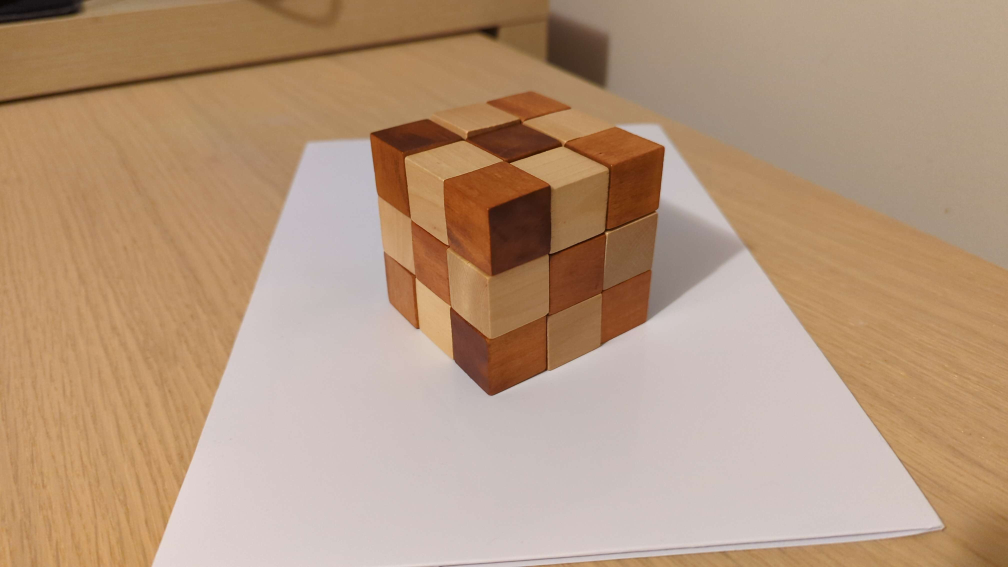
#> input picture calib1.jpg, 4032 x 2268 px (shown at 1/4 size)
$ jupyter execute DLT-Camera-Calibration.ipynb
#> lines starting #> are read from the running program, lines starting #| are printed output that depends on the picture
# Computer Vision: Camera Calibration by DLT Algorithm
### Tristan Smith

This is a demonstration of the Direct Linear Transform (DLT) algorithm for recovering the calibration matrix for a camera given an image and some reference points within the scene. It finds a mapping between points in the world and points in the camera's image output, according to a local coordinate system. This and similar techniques have applications in **augmented reality**, **image correction**, **forensic analysis** and more.

[cell 1]
import numpy as np
from PIL import Image
import matplotlib.pyplot as plt
import cv2

We will be recovering (approximately) the calibration matrix for the camera used to take the below image of a blocks puzzle. The calibration matrix contains information like the camera's position, orientation and focal length relative to a coordinate system of our choosing.

Here, a convenient choice would be to have our coordinates align with the faces of the blocks puzzle, where one cube of the puzzle is one unit of volume in the world. Let's make the bottom corner closest to us the origin. The edges coming out of that point from left to right will be on the X, Y and Z axes respectively.

Below are 3 pairs of control points. The points must be non co-planar, so they give enough information to recover all degrees of freedom for our camera.

[cell 2]
# Load and plot the image and control points
I = Image.open('calib1.jpg');
#> I is the input picture: PIL image 4032x2268 RGB; mean R, G, B 181.6, 151.7, 126
cpoints_i = np.array([[2190,1488],[2655,588],[1479,534],[1803,1233],[2118,363],[1953,837]])#np.load("calibration_points.npy")
fig_cp = plt.figure(figsize=(10,10))
plt.scatter(cpoints_i[:,0],cpoints_i[:,1],marker="x",color="cyan")
plt.imshow(I)
plt.show()
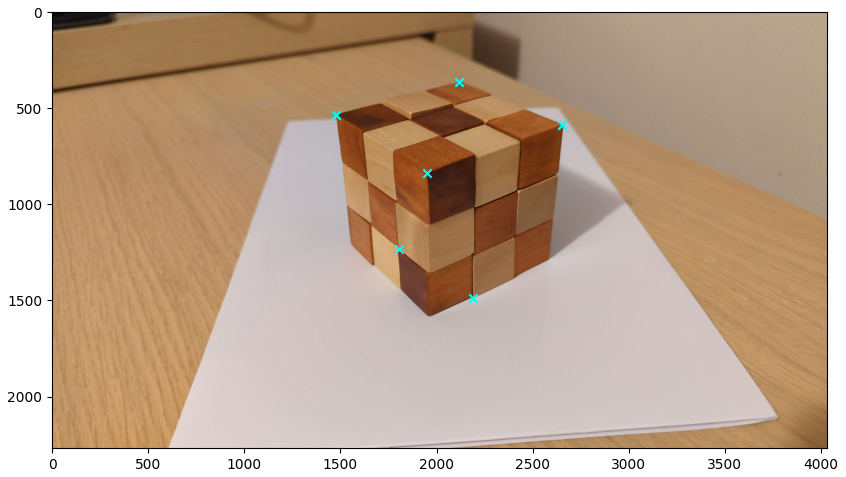
#> figure drawn by matplotlib, 1 panel

The following points are block puzzle based world coordinates corresopnding to the image points above. They are scaled by 2.5 because each block is 2.5cm x 2.5cm x 2.5cm, so the scale of our scene can be recovered in cm

[cell 3]
cpoints_w = 2.5 * np.array([[0,0,1],[0,3,3],[3,3,0],[1,1,0],[3,3,3],[0,3,0]])

The *calibrate* function below uses a general DLT implementation written in *st_DLT*. \
*st_DLT* computes the DLT for correspondences between 2d to 2d or 3d to 2d points. It creates a 3xN matrix **A_coeff** by concatenating the first 2 rows of the skew symmetric matrix for each of the 2d target points (in homogeneous form), then repeating each element in each row contiguously either 3 or 4 times according to **N**: the dimension of the source points (in homogeneous form). Source points are given as a stack of row vectors. The function contiguously repeats each of these rows twice vertically, and then tiles (interleaved repetition) them horizontally three times to produce another 3x**N** matrix. This and the **A_coeff** matrices are multiplied element-wise to produce the final **A** matrix, representing **A** in the system **Ap = 0** where **p** is the 12x1 vector of projective matrix unknowns. \
\
It finally invokes numpy's built in *linalg.svd* function to compute the singular value decomposition of **A**. The vector corresponding to the lowest singular value is then reshaped and returned as a 3x**N** matrix.

[cell 4]
# return the skew symmetric matrix of 3-value vector v
def skew(v):
    x, y, w = v[0], v[1], v[2]
    return np.array([[ 0, -w,  y],
                     [ w,  0, -x],
                     [-y,  x,  0]])

# convert a set of vectors stacked in rows to homogeneous coords
def homogeneous(v):
    return np.pad(v, ((0,0),(0,1)), constant_values=(1))

# compute the DLT transformation matrix between sets of source and target points
# source: stack of source points as rows in homogeneous form
# target: stack of target points as rows in homogeneous form
def st_DLT(source, target):
    # repeat each column of the first 2 rows of the skew symmetric matrix n times
    # for each target point where n is dimension of the source points (in homogeneous form)
    A_coeff = np.concatenate([skew(v)[:2] for v in target]).repeat(source.shape[1], axis=1)

    # element-wise product between the target points and each group of n repeated
    # skew symmetric values (done row-wise)
    A = A_coeff * np.tile(source.repeat(2,axis=0), 3)

    # get the row of the transpose SVD matrix corresponding to the
    # smallest singular value
    C = np.linalg.svd(A)[2][-1,:]

    return C.reshape(3, source.shape[1])

def calibrate(im, XYZ, uv):
    P = st_DLT(homogeneous(XYZ), homogeneous(uv))

    # Ensure the values of P sum to 1
    C = (P / np.sum(P))

    # Create a set of reprojected points using C
    test_ps = []
    for wp in homogeneous(XYZ):
        test_p = C @ wp
        test_ps.append((test_p / test_p[-1])[:-1])
    test_ps = np.array(test_ps)

    # Plot the original and reprojected target points superimposed
    fig_test = plt.figure(figsize=(10,10))
    plt.imshow(im)
    plt.scatter(uv[:,0], uv[:,1], marker="x", color="cyan", label="original")
    plt.scatter(test_ps[:,0], test_ps[:,1], marker="+", color="red", label="reconstructed")

    # Calculate vectors which lie on the lines to infinity from the world origin
    # As image coordinates
    x_inf, y_inf, z_inf = C @ [100,0,0,1], C @ [0,15,0,1], C @ [0,0,100,1]
    x_inf, y_inf, z_inf = x_inf[:-1]/x_inf[-1], y_inf[:-1]/y_inf[-1], z_inf[:-1]/z_inf[-1]

    # Calculate the world origin in image coordinates
    origin =  C @ [0,0,0,1]
    origin = origin[:-1] / origin[-1]

    # Plot the lines to infinity from the world origin
    plt.plot(np.linspace(origin[0], x_inf[0]), np.linspace(origin[1], x_inf[1]), label="X")
    plt.plot(np.linspace(origin[0], y_inf[0]), np.linspace(origin[1], y_inf[1]), label="Y")
    plt.plot(np.linspace(origin[0], z_inf[0]), np.linspace(origin[1], z_inf[1]), label="Z")
    plt.xlim(0,np.array(im).shape[1])
    plt.ylim(np.array(im).shape[0],0)

    plt.legend()
    plt.show()
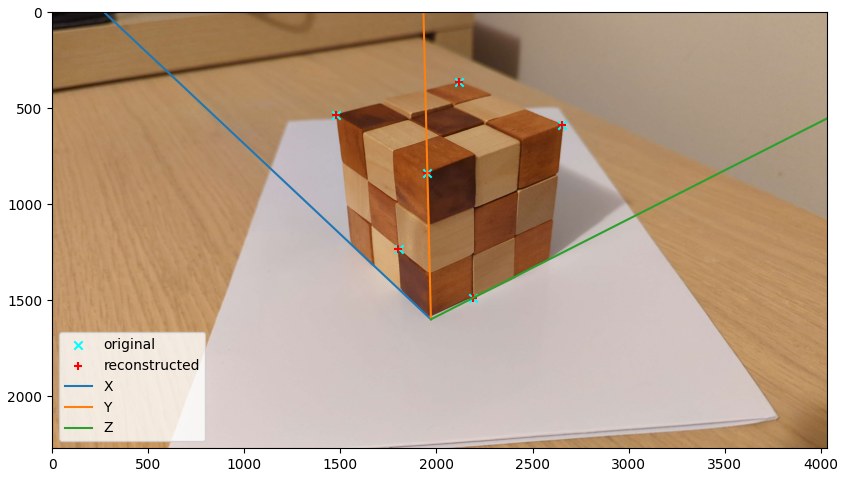
#> figure drawn by matplotlib, 1 panel

    # Calculate the average MSE projection error in x and y
    avg_MSE2d = np.mean((uv - test_ps)**2, axis=0)
    print(f"Average Projection Error in x: {avg_MSE2d[0]}")
    print(f"Average Projection Error in y: {avg_MSE2d[1]}\n")

    return C

To verify that the calibration matrix has been calcluated correclty, we use it to re-project the control points from world coordinates back to image coordinates. We can also use it to plot axis-aligned lines. It seems that there is some error (the control points are hand picked and the blocks not perfectly aligned), but the result is generally correct.

[cell 5]
C = calibrate(I, cpoints_w, cpoints_i)
#> C = [[-0.004, -0.0124, 0.0366, 0.566], [-0.00569, -0.0341, -0.00493, 0.459], [7.64e-06, -5.96e-06, 5.25e-06, 0.000287]]
print(f"Camera Calibration Matrix:\n{C}\n")
#| Camera Calibration Matrix:
#| [[-3.99515396e-03 -1.23527946e-02  3.66038064e-02  5.65578068e-01]
#|  [-5.69341825e-03 -3.41368607e-02 -4.93107517e-03  4.58633616e-01]
#|  [ 7.63610181e-06 -5.96270253e-06  5.24582583e-06  2.86893719e-04]]
